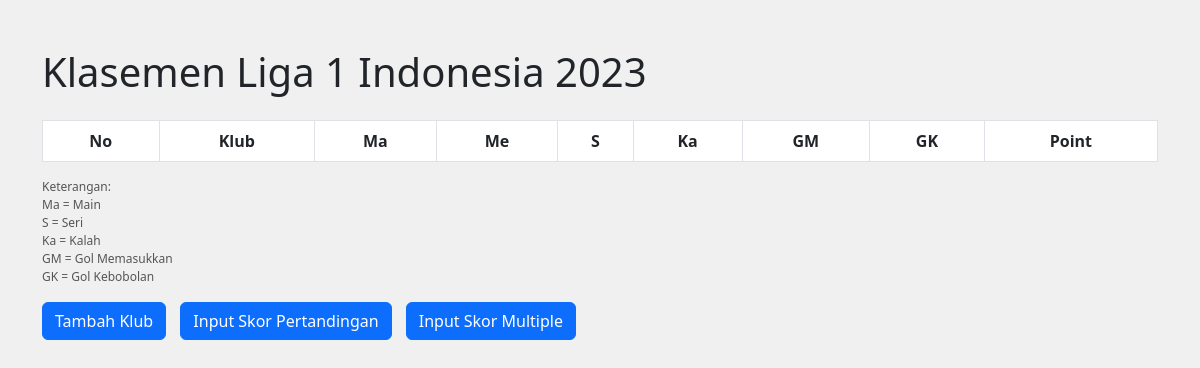
Before: / with the older database file.
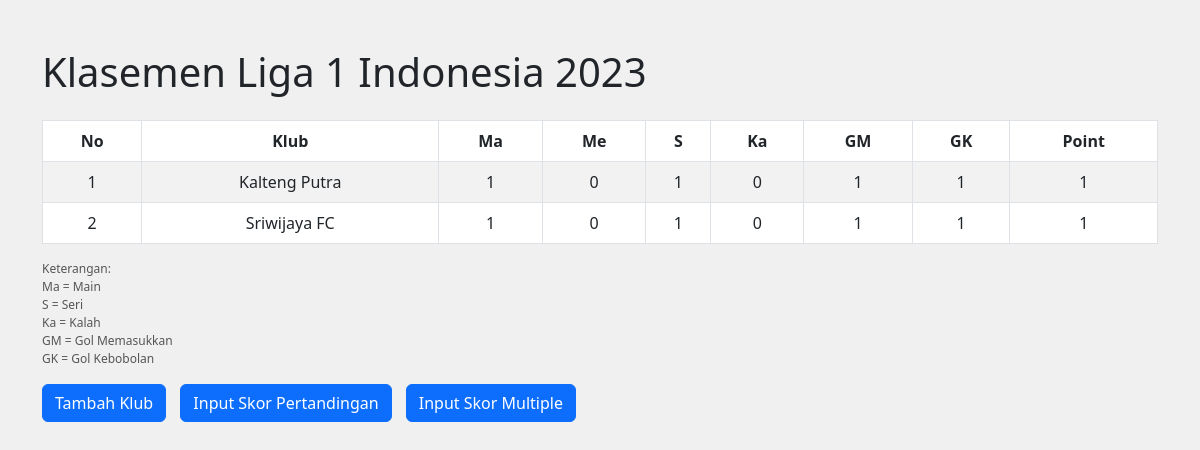
After: the same page with the newer database file.
### tables this page shows
CREATE TABLE `clubs` (
  `id` int(11) NOT NULL,
  `club_name` varchar(100) NOT NULL,
  `club_city` varchar(100) NOT NULL,
  `played` int(11) NOT NULL DEFAULT 0,
  `win` int(11) NOT NULL DEFAULT 0,
  `lose` int(11) NOT NULL DEFAULT 0,
  `draw` int(11) NOT NULL DEFAULT 0,
  `goals_for` int(11) NOT NULL DEFAULT 0,
  `goals_against` int(11) NOT NULL DEFAULT 0,
  `points` int(11) NOT NULL DEFAULT 0
);

### application/controllers/Klasemen.php (called while the page is built, shortened)
<?php
class Klasemen extends CI_Controller
{
    public function __construct()
    {
        $this->load->library('session');
        $this->load->model('KlasemenModel');
    }
    public function index()
    {
        $data['klasemen'] = $this->KlasemenModel->get_klasemen();
        $this->load->view('view_klasemen', $data);
    }
}

### index.php (called while the page is built, shortened)
<?php
require_once BASEPATH.'core/CodeIgniter.php';

### application/models/KlasemenModel.php (called while the page is built, shortened)
<?php
class KlasemenModel extends CI_Model
{
    public function get_klasemen()
    {
        $this->db->order_by('points', 'DESC');
        return $this->db->get('clubs')->result_array();
    }
}

### application/views/view_klasemen.php (the view, shortened to what this page needs)
<!DOCTYPE html>
<html>
<head>
    <link rel="stylesheet" href="https://cdn.datatables.net/1.11.5/css/jquery.dataTables.min.css">
    <link rel="stylesheet" href="https://cdnjs.cloudflare.com/ajax/libs/bootstrap/5.3.0/css/bootstrap.min.css">
</head>
<body>
    <div class="container">
        <h1 class="mt-5 mb-4">Klasemen Liga 1 Indonesia 2023</h1>
        <table id="klasemenTable" class="table table-bordered table-striped">
            <thead>
                <tr>
                    <th>No</th>
                    <th>Klub</th>
                    <th>Ma</th>
                    <th>Me</th>
                    <th>S</th>
                    <th>Ka</th>
                    <th>GM</th>
                    <th>GK</th>
                    <th>Point</th>
                </tr>
            </thead>
            <tbody>
                <?php foreach ($klasemen as $index => $data): ?>
                    <?php
                    $resultClass = '';
                    if ($data['win'] > 0) {
                        $resultClass = 'win';
                    } elseif ($data['draw'] > 0) {
                        $resultClass = 'draw';
                    } elseif ($data['lose'] > 0) {
                        $resultClass = 'loss';
                    }
                    ?>
                    <tr class="<?= $resultClass ?>">
                        <td>
                            <?= $index + 1 ?>
                        </td>
                        <td>
                            <?= $data['club_name'] ?>
                        </td>
                        <td>
                            <?= $data['played'] ?>
                        </td>
                        <td>
                            <?= isset($data['win']) ? $data['win'] : 0 ?>
                        </td>
                        <td>
                            <?= isset($data['draw']) ? $data['draw'] : 0 ?>
                        </td>
                        <td>
                            <?= isset($data['lose']) ? $data['lose'] : 0 ?>
                        </td>
                        <td>
                            <?= isset($data['goals_for']) ? $data['goals_for'] : 0 ?>
                        </td>
                        <td>
                            <?= isset($data['goals_against']) ? $data['goals_against'] : 0 ?>
                        </td>
                        <td>
                            <?= isset($data['points']) ? $data['points'] : 0 ?>
                        </td>
                    </tr>
                <?php endforeach; ?>
            </tbody>
        </table>
        <div class="table-note">
            <span>Keterangan:<br>
                Ma = Main <br> S = Seri <br> Ka = Kalah <br> GM = Gol Memasukkan <br>
                GK = Gol Kebobolan</span>
        </div>
        <div class="mt-3">
            <a href="<?= base_url('klasemen/input_club') ?>" class="btn btn-primary">Tambah Klub</a>
            <a href="<?= base_url('klasemen/input_score') ?>" class="btn btn-primary">Input Skor Pertandingan</a>
            <a href="<?= base_url('klasemen/input_score_multiple') ?>" class="btn btn-primary">Input Skor Multiple</a>
        </div>
    </div>
</body>
</html>

### application/views/view_klasemen.php (style rules this page uses)
body { background-color: #f0f0f0; }
table { width: 100%; border-collapse: collapse; background-color: transparent; border: 1px solid #ccc; }
th, td { padding: 8px; text-align: center; border-bottom: 1px solid #ddd; color: #000; }
th { background-color: #555; color: #fff; }
.btn { margin-right: 10px; }
.table-note { font-size: 12px; color: #555; text-align: left; margin-top: 5px; }
.draw { background-color: #fcf8e3; }

Changed rows visible on the page:
added clubs: club_name "Kalteng Putra", played "1", win "0", draw "1", lose "0", goals_for "1", goals_against "1", points "1"
added clubs: club_name "Sriwijaya FC", played "1", win "0", draw "1", lose "0", goals_for "1", goals_against "1", points "1"
